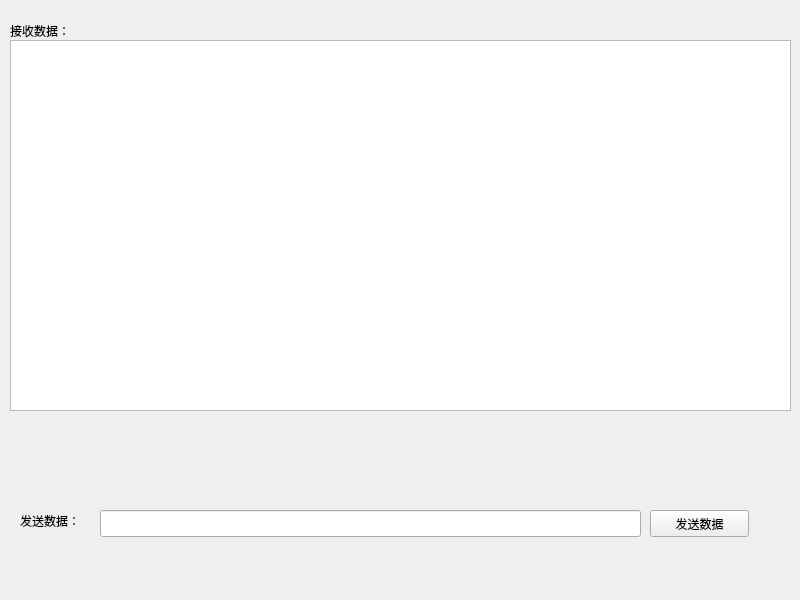
<?xml version="1.0" encoding="UTF-8"?>
<ui version="4.0">
 <class>MainWindow</class>
 <widget class="QMainWindow" name="MainWindow">
  <property name="geometry">
   <rect>
    <x>0</x>
    <y>0</y>
    <width>800</width>
    <height>600</height>
   </rect>
  </property>
  <property name="windowTitle">
   <string>MainWindow</string>
  </property>
  <widget class="QWidget" name="centralWidget">
   <widget class="QLabel" name="label">
    <property name="geometry">
     <rect>
      <x>10</x>
      <y>20</y>
      <width>81</width>
      <height>21</height>
     </rect>
    </property>
    <property name="text">
     <string>接收数据：</string>
    </property>
   </widget>
   <widget class="QTextBrowser" name="textBrowser">
    <property name="geometry">
     <rect>
      <x>10</x>
      <y>40</y>
      <width>781</width>
      <height>371</height>
     </rect>
    </property>
   </widget>
   <widget class="QLabel" name="label_2">
    <property name="geometry">
     <rect>
      <x>20</x>
      <y>510</y>
      <width>81</width>
      <height>21</height>
     </rect>
    </property>
    <property name="text">
     <string>发送数据：</string>
    </property>
   </widget>
   <widget class="QLineEdit" name="lineEdit">
    <property name="geometry">
     <rect>
      <x>100</x>
      <y>510</y>
      <width>541</width>
      <height>27</height>
     </rect>
    </property>
   </widget>
   <widget class="QPushButton" name="pushButton">
    <property name="geometry">
     <rect>
      <x>650</x>
      <y>510</y>
      <width>99</width>
      <height>27</height>
     </rect>
    </property>
    <property name="text">
     <string>发送数据</string>
    </property>
   </widget>
  </widget>
 </widget>
 <layoutdefault spacing="6" margin="11"/>
 <resources/>
 <connections/>
</ui>
